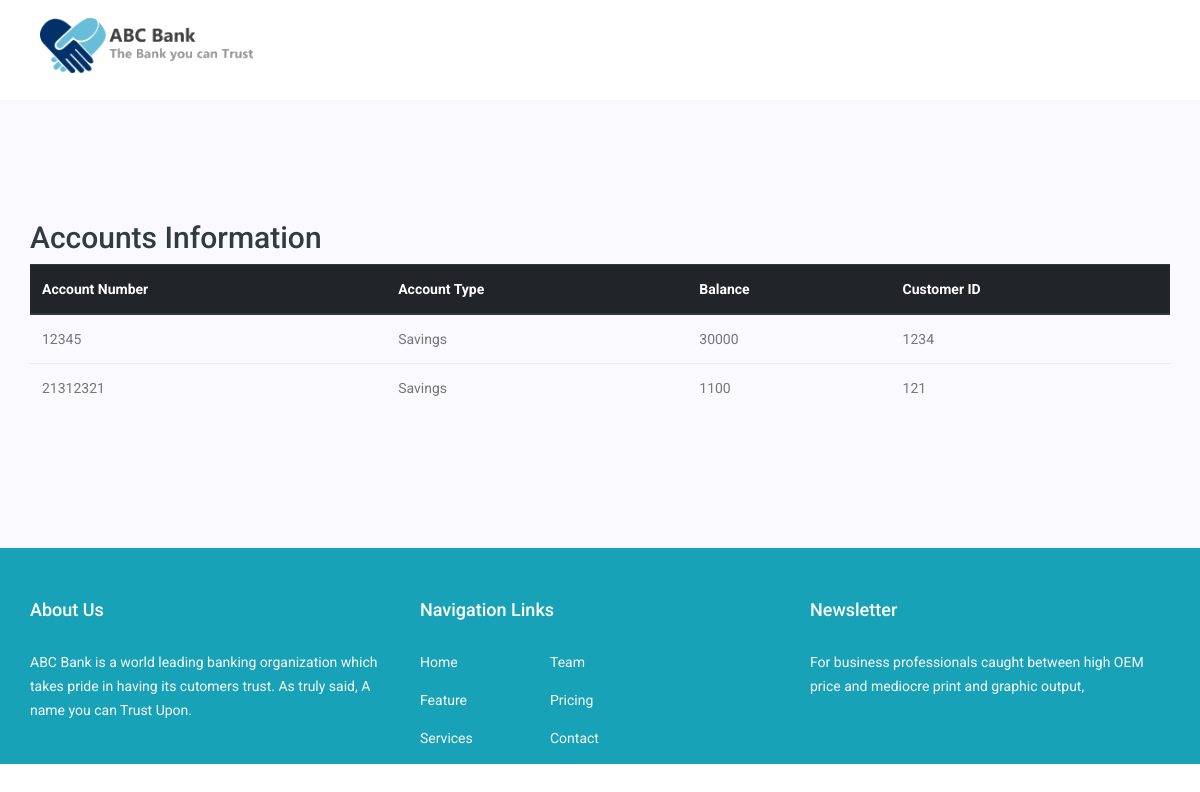
Before: /showaccounts with the older database file.
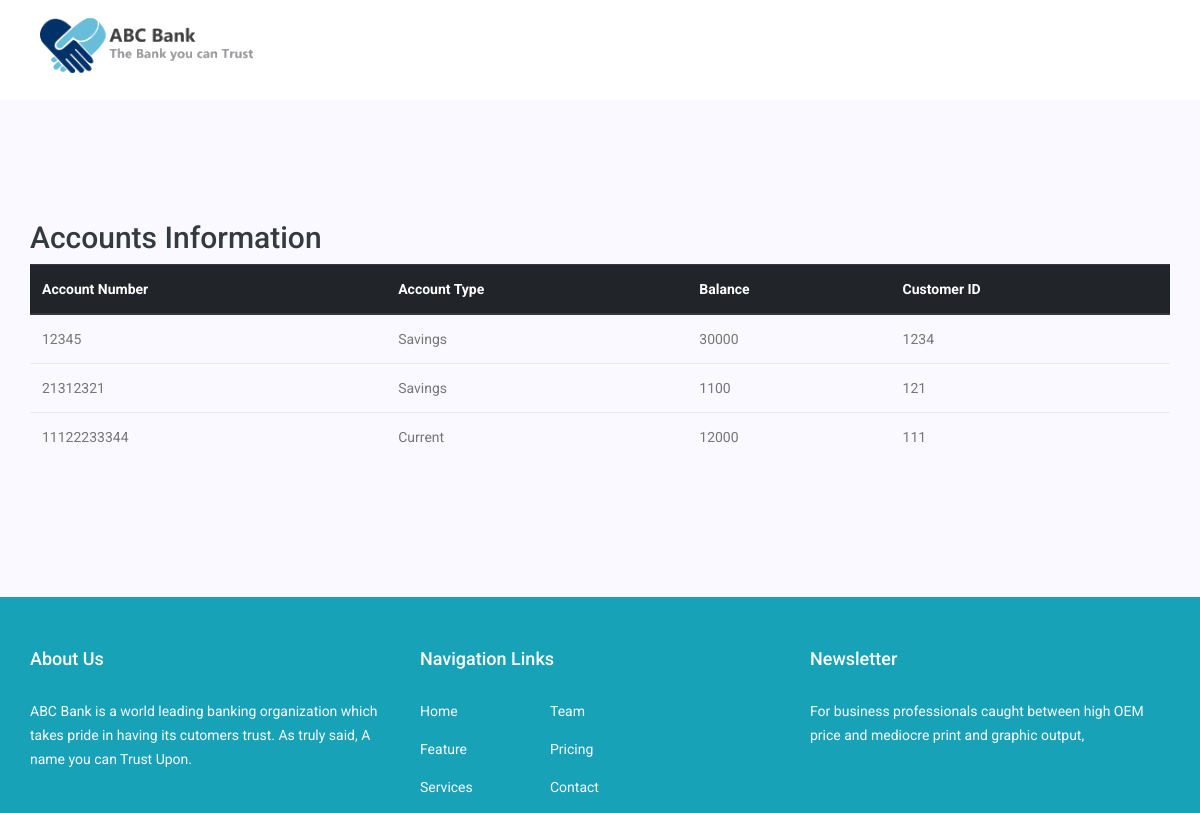
After: the same page with the newer database file.
### application/models.py (models this page shows, shortened)
class Accounts(db.Model):
    acc_number = db.Column(db.Integer(), primary_key=True)
    acc_type = db.Column(db.String())
    balance = db.Column(db.Integer)
    cust_id = db.Column(db.Integer, db.ForeignKey('transaction.cust_id'))

### application/routes.py (the view)
@app.route('/showaccounts')
def showaccounts():
    return render_template('showaccounts.html', accounts=Accounts.query.all())

### application/templates/showaccounts.html
{% include 'includes/header.html' %}
 <section class="feature_area p_120">
    <div class="container">
            <h2 class="text-dark">Accounts Information</h2>
            <table class="table">
                <thead class="thead-dark">
                  <tr>
                    <th scope="col">Account Number</th>
                    <th scope="col">Account Type</th>
                    <th scope="col">Balance</th>
                    <th scope="col">Customer ID</th>
                  </tr>
                </thead>
                <tbody>
                  {% for acc in accounts %}
                    <tr>
                      <td>{{ acc.acc_number }}</td>
                      <td>{{ acc.acc_type }}</td>
                      <td>{{ acc.balance }}</td>
                      <td>{{ acc.cust_id }}</td>
                    </tr>
                  {% endfor %}
                </tbody>
              </table>
    </div>
</section>
  {%  include 'includes/footer.html'%}

### application/templates/includes/header.html (shortened to what this page needs)
<!doctype html>
<html lang="en">
    <head>
        <link rel="stylesheet" href="{{ url_for('static', filename='css/bootstrap.css') }}">
        <link rel="stylesheet" href="{{ url_for('static', filename='vendors/linericon/style.css')}}">
        <link rel="stylesheet" href="{{url_for('static', filename='/css/font-awesome.min.css')}}">
        <link rel="stylesheet" href="{{ url_for('static', filename='vendors/owl-carousel/owl.carousel.min.css')}}">
        <link rel="stylesheet" href="{{ url_for('static', filename='vendors/lightbox/simpleLightbox.css')}}">
        <link rel="stylesheet" href="{{ url_for('static', filename='vendors/nice-select/css/nice-select.css')}}">
        <link rel="stylesheet" href="{{ url_for('static', filename='vendors/animate-css/animate.css')}}">
        <link rel="stylesheet" href="{{ url_for('static', filename='css/style.css') }}">
        <link rel="stylesheet" href="{{ url_for('static', filename='css/responsive.css') }}">
    </head>
    <body>
<header class="header_area">
    <div class="main_menu">
        <nav class="navbar navbar-expand-lg navbar-light bg-white fixed-top">
            <div class="container box_1620">
                <a class="navbar-brand logo_h" href="#"><img src="{{url_for('static', filename='img/logo1.png')}}" alt=""></a>
            </div>
        </nav>
    </div>
</header>

### application/templates/includes/footer.html (shortened to what this page needs)
<footer class="footer-area section_gap bg-info">
    <div class="container">
        <div class="row">
            <div class="col-lg-4  col-md-4 col-sm-4">
                <div class="single-footer-widget">
                    <h6 class="footer_title">About Us</h6>
                    <p class="text-light">ABC Bank is a world leading banking organization which takes pride in having its cutomers trust. As truly said, A name you can Trust Upon.</p>
                </div>
            </div>
            <div class="col-lg-4 col-md-4 col-sm-4">
                <div class="single-footer-widget">
                    <h6 class="footer_title">Navigation Links</h6>
                    <div class="row">
                        <div class="col-4">
                            <ul class="list">
                                <li><a href="#" class ="text-light">Home</a></li>
                                <li><a href="#" class ="text-light">Feature</a></li>
                                <li><a href="#" class ="text-light">Services</a></li>
                            </ul>
                        </div>
                        <div class="col-4">
                            <ul class="list text-light">
                                <li><a href="#" class ="text-light">Team</a></li>
                                <li><a href="#" class ="text-light">Pricing</a></li>
                                <li><a href="#" class ="text-light">Contact</a></li>
                            </ul>
                        </div>
                    </div>
                </div>
            </div>
            <div class="col-lg-4 col-md-4 col-sm-4">
                <div class="single-footer-widget">
                    <h6 class="footer_title">Newsletter</h6>
                    <p class="text-light">For business professionals caught between high OEM price and mediocre print and graphic output, </p>
                    </div>
                </div>
            </div>
        </div>
</footer>
</body>
</html>

Changed rows visible on the page:
added Accounts: acc_number "11122233344", acc_type "Current", balance "12000", cust_id "111"
